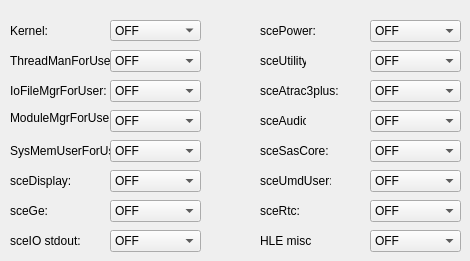
   <widget class="QWidget" name="tab_2">
    <attribute name="title">
     <string>HLE (1/2)</string>
    </attribute>
    <widget class="logConfigureCombo" name="scePower">
     <property name="geometry">
      <rect>
       <x>370</x>
       <y>20</y>
       <width>91</width>
       <height>22</height>
      </rect>
     </property>
     <item>
      <property name="text">
       <string>OFF</string>
      </property>
     </item>
     <item>
      <property name="text">
       <string>FATAL</string>
      </property>
     </item>
     <item>
      <property name="text">
       <string>ERROR</string>
      </property>
     </item>
     <item>
      <property name="text">
       <string>WARN</string>
      </property>
     </item>
     <item>
      <property name="text">
       <string>INFO</string>
      </property>
     </item>
     <item>
      <property name="text">
       <string>DEBUG</string>
      </property>
     </item>
     <item>
      <property name="text">
       <string>TRACE</string>
      </property>
     </item>
    </widget>
    <widget class="QLabel" name="label">
     <property name="geometry">
      <rect>
       <x>260</x>
       <y>20</y>
       <width>61</width>
       <height>21</height>
      </rect>
     </property>
     <property name="text">
      <string>scePower:</string>
     </property>
    </widget>
    <widget class="QLabel" name="label_2">
     <property name="geometry">
      <rect>
       <x>260</x>
       <y>50</y>
       <width>46</width>
       <height>21</height>
      </rect>
     </property>
     <property name="text">
      <string>sceUtility:</string>
     </property>
    </widget>
    <widget class="logConfigureCombo" name="sceUtility">
     <property name="geometry">
      <rect>
       <x>370</x>
       <y>50</y>
       <width>91</width>
       <height>22</height>
      </rect>
     </property>
     <item>
      <property name="text">
       <string>OFF</string>
      </property>
     </item>
     <item>
      <property name="text">
       <string>FATAL</string>
      </property>
     </item>
     <item>
      <property name="text">
       <string>ERROR</string>
      </property>
     </item>
     <item>
      <property name="text">
       <string>WARN</string>
      </property>
     </item>
     <item>
      <property name="text">
       <string>INFO</string>
      </property>
     </item>
     <item>
      <property name="text">
       <string>DEBUG</string>
      </property>
     </item>
     <item>
      <property name="text">
       <string>TRACE</string>
      </property>
     </item>
    </widget>
    <widget class="QLabel" name="label_3">
     <property name="geometry">
      <rect>
       <x>10</x>
       <y>40</y>
       <width>101</width>
       <height>41</height>
      </rect>
     </property>
     <property name="text">
      <string>ThreadManForUser:</string>
     </property>
    </widget>
    <widget class="logConfigureCombo" name="ThreadManForUser">
     <property name="geometry">
      <rect>
       <x>110</x>
       <y>50</y>
       <width>91</width>
       <height>22</height>
      </rect>
     </property>
     <item>
      <property name="text">
       <string>OFF</string>
      </property>
     </item>
     <item>
      <property name="text">
       <string>FATAL</string>
      </property>
     </item>
     <item>
      <property name="text">
       <string>ERROR</string>
      </property>
     </item>
     <item>
      <property name="text">
       <string>WARN</string>
      </property>
     </item>
     <item>
      <property name="text">
       <string>INFO</string>
      </property>
     </item>
     <item>
      <property name="text">
       <string>DEBUG</string>
      </property>
     </item>
     <item>
      <property name="text">
       <string>TRACE</string>
      </property>
     </item>
    </widget>
    <widget class="QLabel" name="label_4">
     <property name="geometry">
      <rect>
       <x>260</x>
       <y>80</y>
       <width>81</width>
       <height>21</height>
      </rect>
     </property>
     <property name="text">
      <string>sceAtrac3plus:</string>
     </property>
    </widget>
    <widget class="logConfigureCombo" name="sceAtrac3plus">
     <property name="geometry">
      <rect>
       <x>370</x>
       <y>80</y>
       <width>91</width>
       <height>22</height>
      </rect>
     </property>
     <item>
      <property name="text">
       <string>OFF</string>
      </property>
     </item>
     <item>
      <property name="text">
       <string>FATAL</string>
      </property>
     </item>
     <item>
      <property name="text">
       <string>ERROR</string>
      </property>
     </item>
     <item>
      <property name="text">
       <string>WARN</string>
      </property>
     </item>
     <item>
      <property name="text">
       <string>INFO</string>
      </property>
     </item>
     <item>
      <property name="text">
       <string>DEBUG</string>
      </property>
     </item>
     <item>
      <property name="text">
       <string>TRACE</string>
      </property>
     </item>
    </widget>
    <widget class="QLabel" name="label_5">
     <property name="geometry">
      <rect>
       <x>10</x>
       <y>80</y>
       <width>101</width>
       <height>21</height>
      </rect>
     </property>
     <property name="text">
      <string>IoFileMgrForUser:</string>
     </property>
    </widget>
    <widget class="logConfigureCombo" name="IoFileMgrForUser">
     <property name="geometry">
      <rect>
       <x>110</x>
       <y>80</y>
       <width>91</width>
       <height>22</height>
      </rect>
     </property>
     <item>
      <property name="text">
       <string>OFF</string>
      </property>
     </item>
     <item>
      <property name="text">
       <string>FATAL</string>
      </property>
     </item>
     <item>
      <property name="text">
       <string>ERROR</string>
      </property>
     </item>
     <item>
      <property name="text">
       <string>WARN</string>
      </property>
     </item>
     <item>
      <property name="text">
       <string>INFO</string>
      </property>
     </item>
     <item>
      <property name="text">
       <string>DEBUG</string>
      </property>
     </item>
     <item>
      <property name="text">
       <string>TRACE</string>
      </property>
     </item>
    </widget>
    <widget class="QLabel" name="label_6">
     <property name="geometry">
      <rect>
       <x>10</x>
       <y>110</y>
       <width>101</width>
       <height>16</height>
      </rect>
     </property>
     <property name="text">
      <string>ModuleMgrForUser:</string>
     </property>
    </widget>
    <widget class="logConfigureCombo" name="ModuleMgrForUser">
     <property name="geometry">
      <rect>
       <x>110</x>
       <y>110</y>
       <width>91</width>
       <height>22</height>
      </rect>
     </property>
     <item>
      <property name="text">
       <string>OFF</string>
      </property>
     </item>
     <item>
      <property name="text">
       <string>FATAL</string>
      </property>
     </item>
     <item>
      <property name="text">
       <string>ERROR</string>
      </property>
     </item>
     <item>
      <property name="text">
       <string>WARN</string>
      </property>
     </item>
     <item>
      <property name="text">
       <string>INFO</string>
      </property>
     </item>
     <item>
      <property name="text">
       <string>DEBUG</string>
      </property>
     </item>
     <item>
      <property name="text">
       <string>TRACE</string>
      </property>
     </item>
    </widget>
    <widget class="QLabel" name="label_7">
     <property name="geometry">
      <rect>
       <x>10</x>
       <y>170</y>
       <width>101</width>
       <height>21</height>
      </rect>
     </property>
     <property name="text">
      <string>sceDisplay:</string>
     </property>
    </widget>
    <widget class="logConfigureCombo" name="sceDisplay">
     <property name="geometry">
      <rect>
       <x>110</x>
       <y>170</y>
       <width>91</width>
       <height>22</height>
      </rect>
     </property>
     <item>
      <property name="text">
       <string>OFF</string>
      </property>
     </item>
     <item>
      <property name="text">
       <string>FATAL</string>
      </property>
     </item>
     <item>
      <property name="text">
       <string>ERROR</string>
      </property>
     </item>
     <item>
      <property name="text">
       <string>WARN</string>
      </property>
     </item>
     <item>
      <property name="text">
       <string>INFO</string>
      </property>
     </item>
     <item>
      <property name="text">
       <string>DEBUG</string>
      </property>
     </item>
     <item>
      <property name="text">
       <string>TRACE</string>
      </property>
     </item>
    </widget>
    <widget class="QLabel" name="label_8">
     <property name="geometry">
      <rect>
       <x>10</x>
       <y>200</y>
       <width>101</width>
       <height>21</height>
      </rect>
     </property>
     <property name="text">
      <string>sceGe:</string>
     </property>
    </widget>
    <widget class="logConfigureCombo" name="sceGe_user">
     <property name="geometry">
      <rect>
       <x>110</x>
       <y>200</y>
       <width>91</width>
       <height>22</height>
      </rect>
     </property>
     <item>
      <property name="text">
       <string>OFF</string>
      </property>
     </item>
     <item>
      <property name="text">
       <string>FATAL</string>
      </property>
     </item>
     <item>
      <property name="text">
       <string>ERROR</string>
      </property>
     </item>
     <item>
      <property name="text">
       <string>WARN</string>
      </property>
     </item>
     <item>
      <property name="text">
       <string>INFO</string>
      </property>
     </item>
     <item>
      <property name="text">
       <string>DEBUG</string>
      </property>
     </item>
     <item>
      <property name="text">
       <string>TRACE</string>
      </property>
     </item>
    </widget>
    <widget class="QLabel" name="label_10">
     <property name="geometry">
      <rect>
       <x>260</x>
       <y>110</y>
       <width>46</width>
       <height>21</height>
      </rect>
     </property>
     <property name="text">
      <string>sceAudio:</string>
     </property>
    </widget>
    <widget class="logConfigureCombo" name="sceAudio">
     <property name="geometry">
      <rect>
       <x>370</x>
       <y>110</y>
       <width>91</width>
       <height>22</height>
      </rect>
     </property>
     <item>
      <property name="text">
       <string>OFF</string>
      </property>
     </item>
     <item>
      <property name="text">
       <string>FATAL</string>
      </property>
     </item>
     <item>
      <property name="text">
       <string>ERROR</string>
      </property>
     </item>
     <item>
      <property name="text">
       <string>WARN</string>
      </property>
     </item>
     <item>
      <property name="text">
       <string>INFO</string>
      </property>
     </item>
     <item>
      <property name="text">
       <string>DEBUG</string>
      </property>
     </item>
     <item>
      <property name="text">
       <string>TRACE</string>
      </property>
     </item>
    </widget>
    <widget class="QLabel" name="label_11">
     <property name="geometry">
      <rect>
       <x>260</x>
       <y>140</y>
       <width>71</width>
       <height>21</height>
      </rect>
     </property>
     <property name="text">
      <string>sceSasCore:</string>
     </property>
    </widget>
    <widget class="logConfigureCombo" name="sceSasCore">
     <property name="geometry">
      <rect>
       <x>370</x>
       <y>140</y>
       <width>91</width>
       <height>22</height>
      </rect>
     </property>
     <item>
      <property name="text">
       <string>OFF</string>
      </property>
     </item>
     <item>
      <property name="text">
       <string>FATAL</string>
      </property>
     </item>
     <item>
      <property name="text">
       <string>ERROR</string>
      </property>
     </item>
     <item>
      <property name="text">
       <string>WARN</string>
      </property>
     </item>
     <item>
      <property name="text">
       <string>INFO</string>
      </property>
     </item>
     <item>
      <property name="text">
       <string>DEBUG</string>
      </property>
     </item>
     <item>
      <property name="text">
       <string>TRACE</string>
      </property>
     </item>
    </widget>
    <widget class="QLabel" name="label_12">
     <property name="geometry">
      <rect>
       <x>260</x>
       <y>170</y>
       <width>71</width>
       <height>21</height>
      </rect>
     </property>
     <property name="text">
      <string>sceUmdUser:</string>
     </property>
    </widget>
    <widget class="logConfigureCombo" name="sceUmdUser">
     <property name="geometry">
      <rect>
       <x>370</x>
       <y>170</y>
       <width>91</width>
       <height>22</height>
      </rect>
     </property>
     <item>
      <property name="text">
       <string>OFF</string>
      </property>
     </item>
     <item>
      <property name="text">
       <string>FATAL</string>
      </property>
     </item>
     <item>
      <property name="text">
       <string>ERROR</string>
      </property>
     </item>
     <item>
      <property name="text">
       <string>WARN</string>
      </property>
     </item>
     <item>
      <property name="text">
       <string>INFO</string>
      </property>
     </item>
     <item>
      <property name="text">
       <string>DEBUG</string>
      </property>
     </item>
     <item>
      <property name="text">
       <string>TRACE</string>
      </property>
     </item>
    </widget>
    <widget class="QLabel" name="label_14">
     <property name="geometry">
      <rect>
       <x>10</x>
       <y>140</y>
       <width>101</width>
       <height>21</height>
      </rect>
     </property>
     <property name="text">
      <string>SysMemUserForUser:</string>
     </property>
    </widget>
    <widget class="logConfigureCombo" name="SysMemUserForUser">
     <property name="geometry">
      <rect>
       <x>110</x>
       <y>140</y>
       <width>91</width>
       <height>22</height>
      </rect>
     </property>
     <item>
      <property name="text">
       <string>OFF</string>
      </property>
     </item>
     <item>
      <property name="text">
       <string>FATAL</string>
      </property>
     </item>
     <item>
      <property name="text">
       <string>ERROR</string>
      </property>
     </item>
     <item>
      <property name="text">
       <string>WARN</string>
      </property>
     </item>
     <item>
      <property name="text">
       <string>INFO</string>
      </property>
     </item>
     <item>
      <property name="text">
       <string>DEBUG</string>
      </property>
     </item>
     <item>
      <property name="text">
       <string>TRACE</string>
      </property>
     </item>
    </widget>
    <widget class="QLabel" name="label_15">
     <property name="geometry">
      <rect>
       <x>260</x>
       <y>200</y>
       <width>71</width>
       <height>21</height>
      </rect>
     </property>
     <property name="text">
      <string>sceRtc:</string>
     </property>
    </widget>
    <widget class="logConfigureCombo" name="sceRtc">
     <property name="geometry">
      <rect>
       <x>370</x>
       <y>200</y>
       <width>91</width>
       <height>22</height>
      </rect>
     </property>
     <item>
      <property name="text">
       <string>OFF</string>
      </property>
     </item>
     <item>
      <property name="text">
       <string>FATAL</string>
      </property>
     </item>
     <item>
      <property name="text">
       <string>ERROR</string>
      </property>
     </item>
     <item>
      <property name="text">
       <string>WARN</string>
      </property>
     </item>
     <item>
      <property name="text">
       <string>INFO</string>
      </property>
     </item>
     <item>
      <property name="text">
       <string>DEBUG</string>
      </property>
     </item>
     <item>
      <property name="text">
       <string>TRACE</string>
      </property>
     </item>
    </widget>
    <widget class="QLabel" name="label_21">
     <property name="geometry">
      <rect>
       <x>10</x>
       <y>20</y>
       <width>101</width>
       <height>21</height>
      </rect>
     </property>
     <property name="text">
      <string>Kernel:</string>
     </property>
    </widget>
    <widget class="logConfigureCombo" name="kernel">
     <property name="geometry">
      <rect>
       <x>110</x>
       <y>20</y>
       <width>91</width>
       <height>21</height>
      </rect>
     </property>
     <item>
      <property name="text">
       <string>OFF</string>
      </property>
     </item>
     <item>
      <property name="text">
       <string>FATAL</string>
      </property>
     </item>
     <item>
      <property name="text">
       <string>ERROR</string>
      </property>
     </item>
     <item>
      <property name="text">
       <string>WARN</string>
      </property>
     </item>
     <item>
      <property name="text">
       <string>INFO</string>
      </property>
     </item>
     <item>
      <property name="text">
       <string>DEBUG</string>
      </property>
     </item>
     <item>
      <property name="text">
       <string>TRACE</string>
      </property>
     </item>
    </widget>
    <widget class="QLabel" name="label_22">
     <property name="geometry">
      <rect>
       <x>260</x>
       <y>230</y>
       <width>51</width>
       <height>21</height>
      </rect>
     </property>
     <property name="text">
      <string>HLE misc:</string>
     </property>
    </widget>
    <widget class="logConfigureCombo" name="hlemisc">
     <property name="geometry">
      <rect>
       <x>370</x>
       <y>230</y>
       <width>91</width>
       <height>22</height>
      </rect>
     </property>
     <item>
      <property name="text">
       <string>OFF</string>
      </property>
     </item>
     <item>
      <property name="text">
       <string>FATAL</string>
      </property>
     </item>
     <item>
      <property name="text">
       <string>ERROR</string>
      </property>
     </item>
     <item>
      <property name="text">
       <string>WARN</string>
      </property>
     </item>
     <item>
      <property name="text">
       <string>INFO</string>
      </property>
     </item>
     <item>
      <property name="text">
       <string>DEBUG</string>
      </property>
     </item>
     <item>
      <property name="text">
       <string>TRACE</string>
      </property>
     </item>
    </widget>
    <widget class="QLabel" name="label_23">
     <property name="geometry">
      <rect>
       <x>10</x>
       <y>230</y>
       <width>91</width>
       <height>21</height>
      </rect>
     </property>
     <property name="text">
      <string>sceIO stdout:</string>
     </property>
    </widget>
    <widget class="logConfigureCombo" name="hlestdout">
     <property name="geometry">
      <rect>
       <x>110</x>
       <y>230</y>
       <width>91</width>
       <height>22</height>
      </rect>
     </property>
     <item>
      <property name="text">
       <string>OFF</string>
      </property>
     </item>
     <item>
      <property name="text">
       <string>FATAL</string>
      </property>
     </item>
     <item>
      <property name="text">
       <string>ERROR</string>
      </property>
     </item>
     <item>
      <property name="text">
       <string>WARN</string>
      </property>
     </item>
     <item>
      <property name="text">
       <string>INFO</string>
      </property>
     </item>
     <item>
      <property name="text">
       <string>DEBUG</string>
      </property>
     </item>
     <item>
      <property name="text">
       <string>TRACE</string>
      </property>
     </item>
    </widget>
   </widget>
